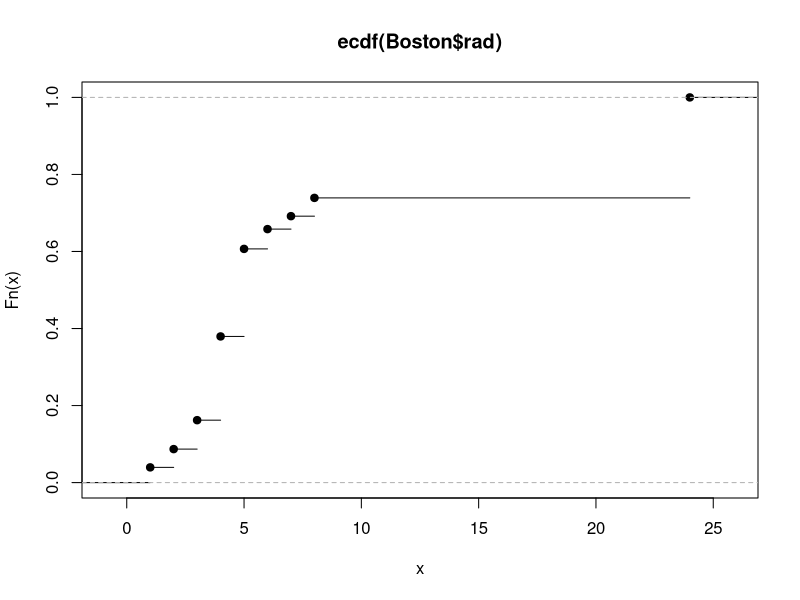
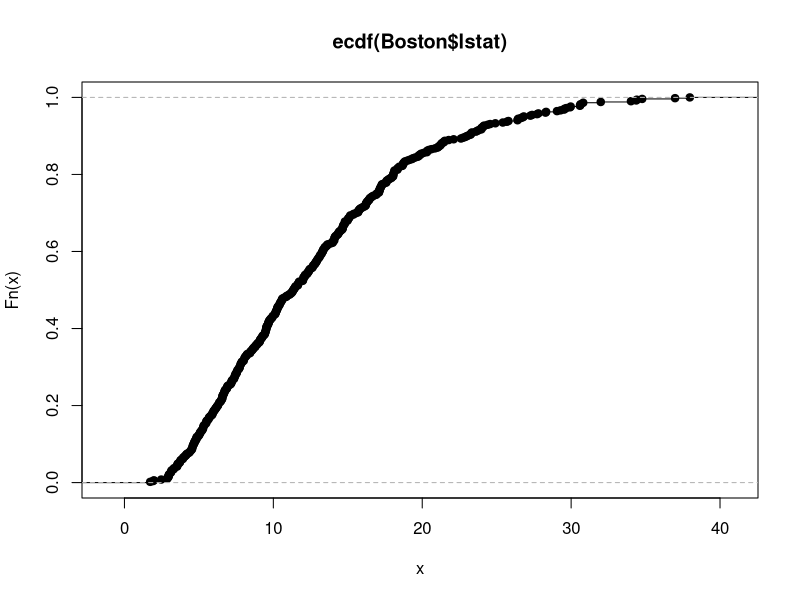

The R script that drew these images, in order:
data(Boston, package="MASS")
# (diskrete) empirische kumulative Verteilungsfuntkion
plot(ecdf(Boston$rad))
# empirische kumulative Verteilungsfuntkion
plot(ecdf(Boston$lstat))
